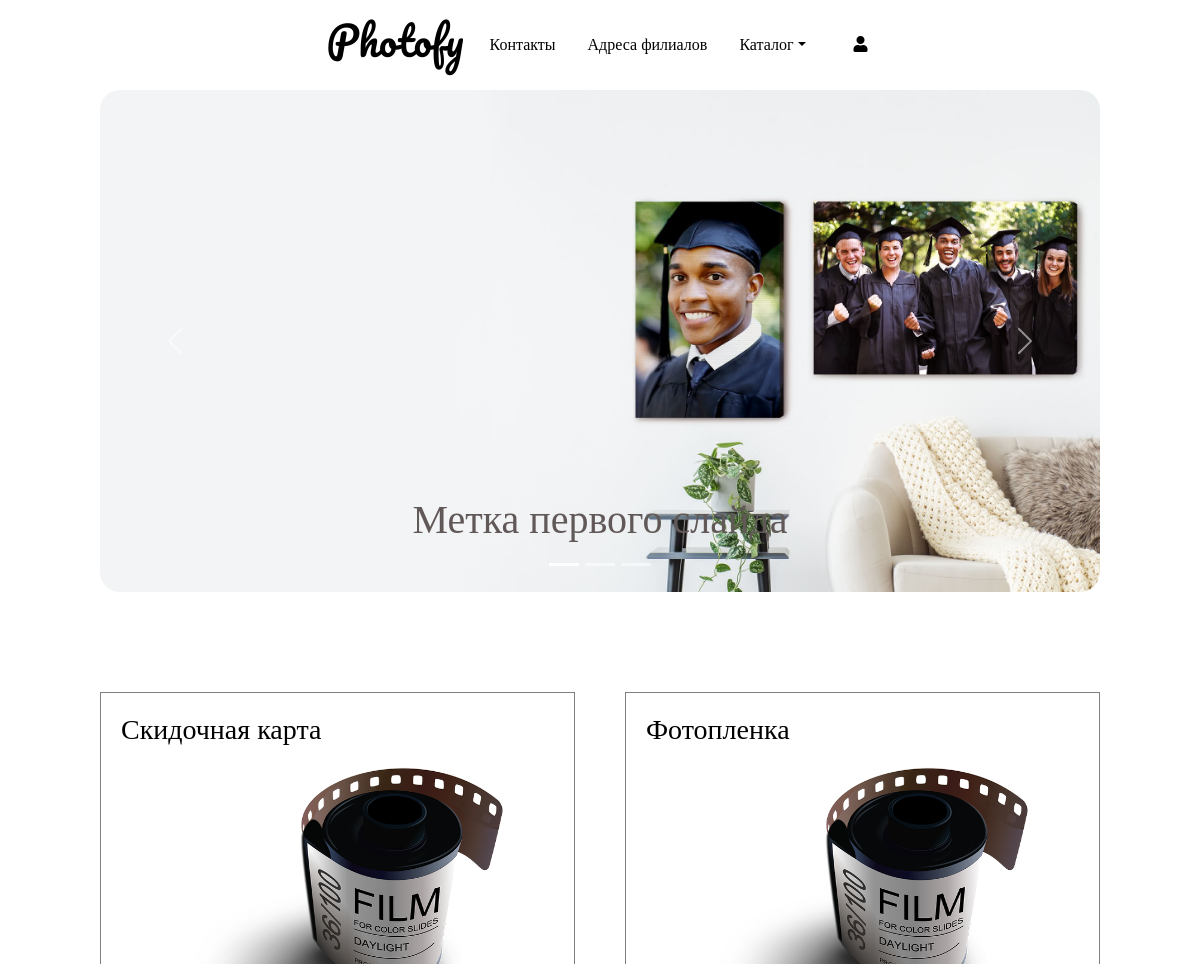
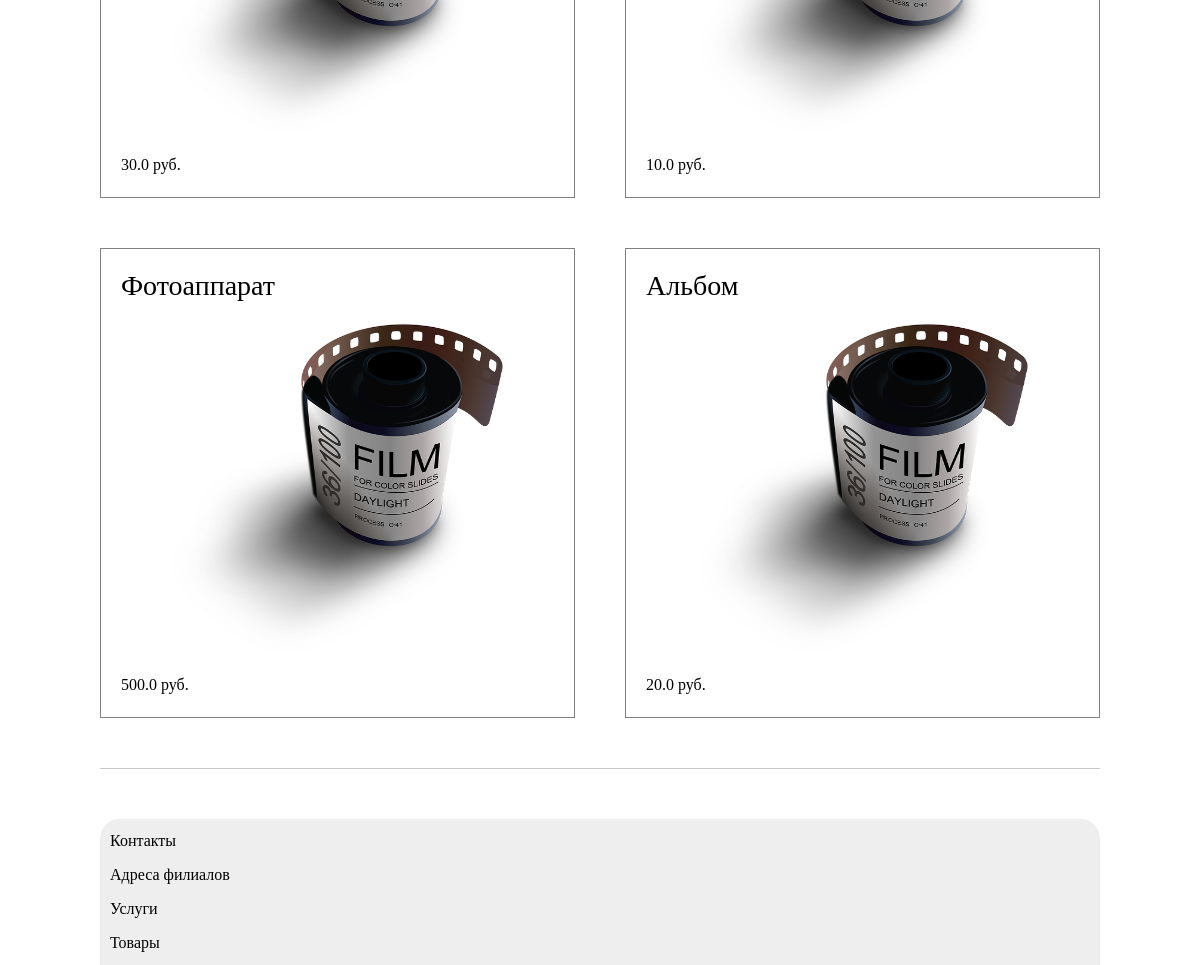
The page /home/goods_by_category/ on the database its author committed (2 pictures, top to bottom).
### module1/models.py (models this page shows, shortened)
class Services(models.Model):
    title = models.CharField(verbose_name=_("title"), help_text=_("Required"), max_length=255)
    CHOICES = [
        ('good', 'Goods'),
        ('service', 'Services'),
    ]
    category = models.CharField(max_length=32, choices=CHOICES, default='good')
    description = models.TextField(verbose_name=_("Описание"), help_text=_("Not required"), blank=True)
    image = models.ImageField(verbose_name='image', help_text=_("Upload a product image"), default="photos/photo-roll.png", upload_to="photos/")
    regular_price = models.FloatField(verbose_name=_("Regular price"), help_text=_("Максимально 10 цифр"))
    created_at = models.DateTimeField(_("Created at"), auto_now_add=True, editable=False)
    updated_at = models.DateTimeField(_("Updated at"), auto_now_add=True)
    available = models.IntegerField(blank=True, null=True)
    class Meta:
        ordering = ('-created_at',)
        verbose_name = 'Сервис'
        verbose_name_plural = 'Сервисы'

### module1/views.py (the view)
# urls.py: path('goods_by_category/', Goods_by_category, name="goods-by-category"),
def Goods_by_category(request):
    goods = Services.objects.filter(category='good')
    context = {"goods": goods}
    return render(request, 'goods_by_category.html', context)

### templates/goods_by_category.html (shortened to what this page needs)
{% extends "base.html" %}
{% load static %}
{% block content %}
    <div class="mycontainer1">
      <div id="carouselExampleCaptions" class="carousel slide" data-bs-ride="carousel">
        <div class="carousel-indicators">
          <button type="button" data-bs-target="#carouselExampleCaptions" data-bs-slide-to="0" class="active" aria-current="true" aria-label="Slide 1"></button>
          <button type="button" data-bs-target="#carouselExampleCaptions" data-bs-slide-to="1" aria-label="Slide 2"></button>
          <button type="button" data-bs-target="#carouselExampleCaptions" data-bs-slide-to="2" aria-label="Slide 3"></button>
        </div>
        <div class="carousel-inner mycarousel">
          <div class="carousel-item active">
            <img src="{% static 'photos/new-banner1.jpg'%}" class="d-block w-100" alt="...">
            <div class="carousel-caption d-none d-md-block">
              <h1>Метка первого слайда</h1>
            </div>
          </div>
        </div>
        <button class="carousel-control-prev" type="button" data-bs-target="#carouselExampleCaptions"  data-bs-slide="prev">
          <span class="carousel-control-prev-icon" aria-hidden="true"></span>
        </button>
        <button class="carousel-control-next" type="button" data-bs-target="#carouselExampleCaptions"  data-bs-slide="next">
          <span class="carousel-control-next-icon" aria-hidden="true"></span>
        </button>
      </div>
    </div>
    <section class="products-section">
      {% for item in goods %}
      <div class="products-section-item">
        <a href="{% url 'module1:detail' item.id %}">
          <h3 class='products-item-title'>{{ item.title }}</h3>
          <img src="{{ item.image.url }}" alt="" width='330' height='330'>
          <p>{{ item.regular_price }} руб.</p>
        </a>
      </div>
      {% endfor %}
    </section>
{% endblock content %}

### static/styles/style.css (style rules this page uses)
body { background-color: rgb(206, 204, 204); }
* { font-family: cursive; }
* a { color: black; transition: 1s; }
.mycontainer1 { padding: 0 100px; }
.mycarousel { max-height: 100%; border-radius: 20px; }
.mycarousel h1 { color: rgb(97, 88, 88); }
.products-section { display: grid; grid-template-columns: repeat(auto-fill, minmax(330px,1fr)); grid-auto-rows: auto; grid-gap: 50px; margin: 100px 100px 0px 100px; color: rgb(97, 88, 88); }
.products-section > div { position: relative; text-align: center; background-color: var(--contentBack); border: 1px solid gray; transition: 0.3s; }
.products-section-item a { text-decoration: none; color: black; transition: 1s; }
.products-section-item p, .products-section-item h3 { text-align: left; margin: 20px; justify-content: left; }
.products-item-title { word-wrap: break-word; }

### rows shown on the page
Services: title "Скидочная карта", image (picture), regular_price "30.0"
Services: title "Фотопленка", image (picture), regular_price "10.0"
Services: title "Фотоаппарат", image (picture), regular_price "500.0"
Services: title "Альбом", image (picture), regular_price "20.0"
